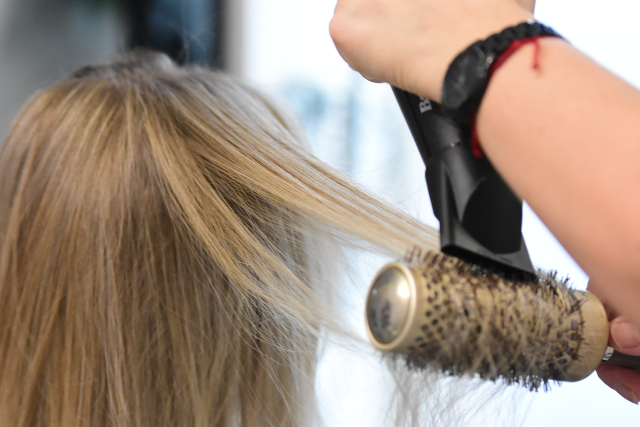
#> input picture Semana08/dataset/opciones_ocupacionales/hairdresser.jpg, 1280 x 853 px (shown at 1/2 size)
$ python Kotosh.py
#> lines starting #> are read from the running program, lines starting #| are printed output that depends on the picture
# Importar bibliotecas necesarias
import os
import numpy as np
import cv2  # OpenCV para procesar imágenes
from sklearn.model_selection import train_test_split
from sklearn.svm import SVC
from sklearn.metrics import accuracy_score, classification_report
import matplotlib.pyplot as plt

# Función para cargar y preprocesar imágenes
def cargar_imagenes(directorio, size=(64, 64)):
#> called with directorio = 'dataset', size = (64, 64)
    datos = []
    etiquetas = []
    clases = os.listdir(directorio)

    for idx, clase in enumerate(clases):
        ruta_clase = os.path.join(directorio, clase)
        for archivo in os.listdir(ruta_clase):
            ruta_archivo = os.path.join(ruta_clase, archivo)
            # Leer la imagen en escala de grises y redimensionarla
            img = cv2.imread(ruta_archivo, cv2.IMREAD_GRAYSCALE)
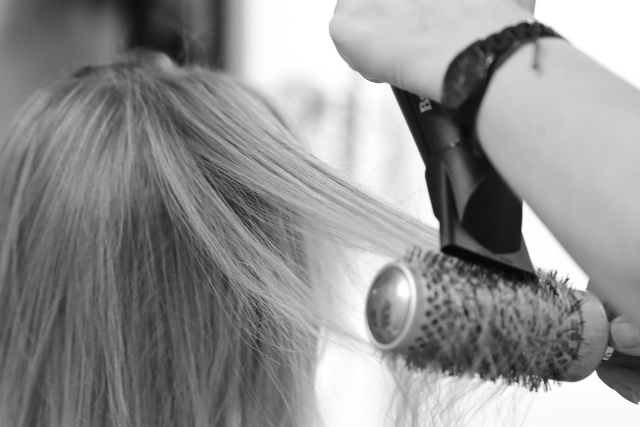
#> img: shape (853, 1280) (shown at 1/2 size); min 6, max 255, mean 143.8
            if img is not None:
                img_resized = cv2.resize(img, size)
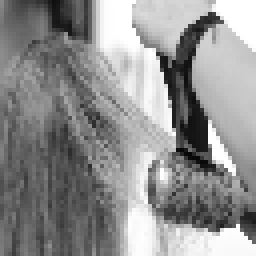
#> img_resized: shape (64, 64) (shown 4 times larger); min 7, max 255, mean 143.5
                datos.append(img_resized.flatten())  # Convertir en vector
                etiquetas.append(idx)  # Etiqueta numérica de la clase
#> pass 2 of the loop in cargar_imagenes, `for idx, clase in enumerate(clases):`:
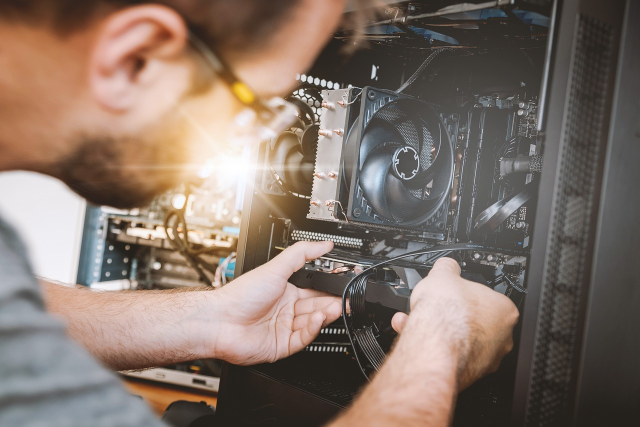
#> input picture Semana08/dataset/programas_estudio/computation.jpg, 1280 x 853 px (shown at 1/2 size)
#> in cargar_imagenes, `img = cv2.imread(ruta_archivo, cv2.IMREAD_GRAYSCALE)`:
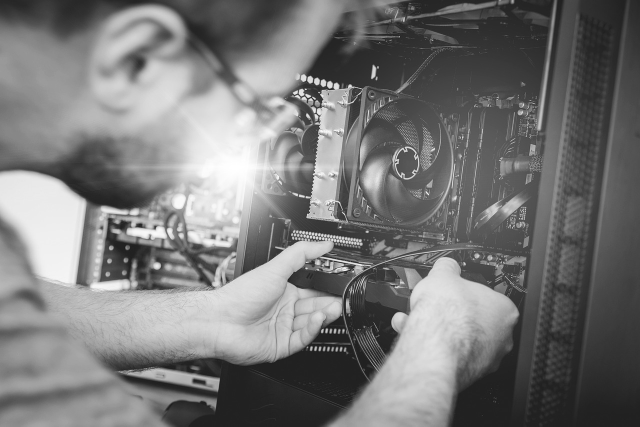
#> img: shape (853, 1280) (shown at 1/2 size); min 3, max 255, mean 118.6
#> in cargar_imagenes, `img_resized = cv2.resize(img, size)`:
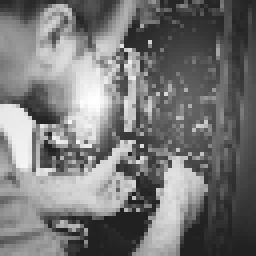
#> img_resized: shape (64, 64) (shown 4 times larger); min 29, max 255, mean 118.6
    return np.array(datos), np.array(etiquetas), clases

# Ruta al dataset (estructura de carpetas)
ruta_dataset = "dataset"  # Asegúrate de tener imágenes organizadas en carpetas
# dataset/
# ├── opciones_ocupacionales/
# │   ├── img1.jpg
# │   ├── img2.jpg
# ├── programas_estudio/
# │   ├── img3.jpg
# │   ├── img4.jpg

# Cargar imágenes y etiquetas
X, y, clases = cargar_imagenes(ruta_dataset)
#> y = [0, 1]; clases = ['opciones_ocupacionales', 'programas_estudio']
print(f"Clases detectadas: {clases}")
#| Clases detectadas: ['opciones_ocupacionales', 'programas_estudio']
print(f"Número de imágenes cargadas: {len(X)}")
#| Número de imágenes cargadas: 2

# Dividir el dataset en entrenamiento y prueba
X_train, X_test, y_train, y_test = train_test_split(X, y, test_size=0.2, random_state=42)
#> y_train = [0]; y_test = [1]

# Crear y entrenar el modelo SVM
modelo_svm = SVC(kernel="linear", random_state=42)
#> (the run stopped early here; a loop or call above may not have finished)
